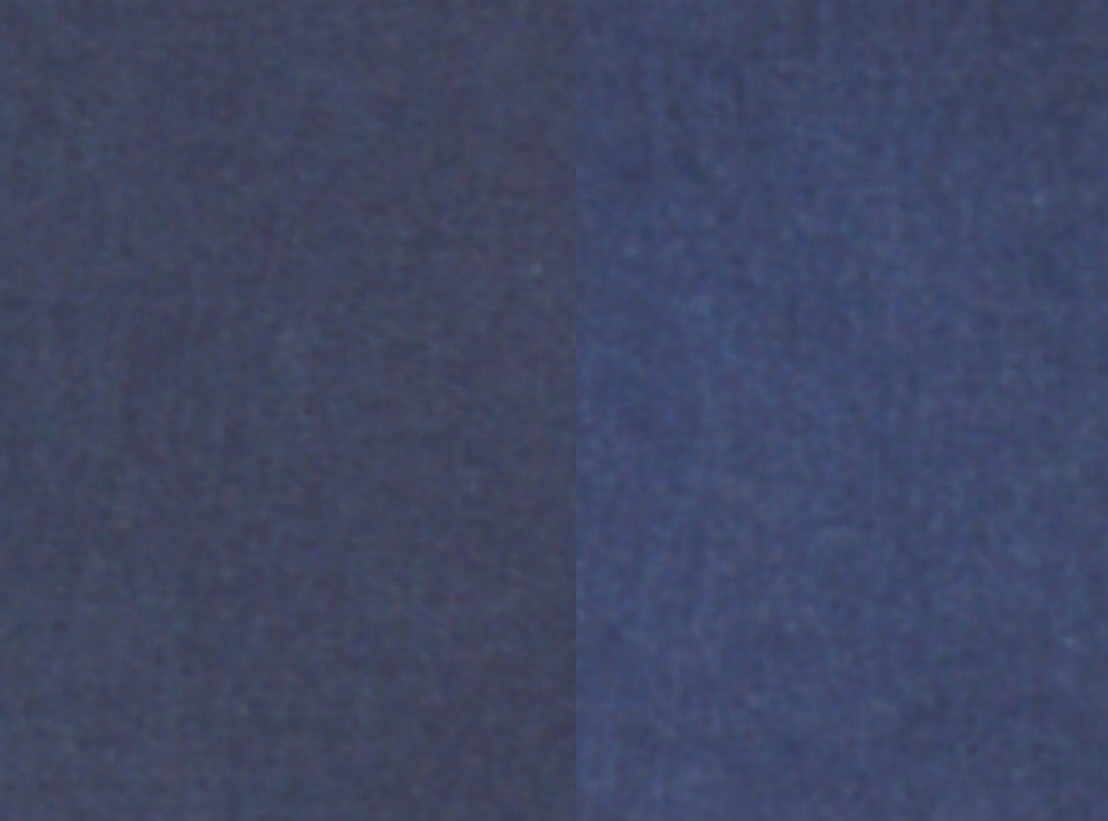
#> input picture color_tests/20240418144753_concat.bmp, 1108 x 821 px
$ python colordiff.py color_tests/20240418144753_concat.bmp
#> lines starting #> are read from the running program, lines starting #| are printed output that depends on the picture
### ciede2000.py
import math

def CIEDE2000(Lab_1, Lab_2):
    '''Calculates CIEDE2000 color distance between two CIE L*a*b* colors'''
    C_25_7 = 6103515625 # 25**7

    L1, a1, b1 = Lab_1[0], Lab_1[1], Lab_1[2]
    L2, a2, b2 = Lab_2[0], Lab_2[1], Lab_2[2]
    C1 = math.sqrt(a1*a1 + b1*b1)
    C2 = math.sqrt(a2*a2 + b2*b2)
    C_ave = (C1 + C2) / 2
    G = 0.5 * (1 - math.sqrt(C_ave**7 / (C_ave**7 + C_25_7)))

    L1_, L2_ = L1, L2
    a1_, a2_ = (1 + G) * a1, (1 + G) * a2
    b1_, b2_ = b1, b2

    C1_ = math.sqrt(a1_**2 + b1_**2)
    C2_ = math.sqrt(a2_**2 + b2_**2)

    if b1_ == 0 and a1_ == 0: h1_ = 0
    elif a1_ >= 0: h1_ = math.atan2(b1_, a1_)
    else: h1_ = math.atan2(b1_, a1_) + 2 * math.pi

    if b2_ == 0 and a2_ == 0: h2_ = 0
    elif a2_ >= 0: h2_ = math.atan2(b2_, a2_)
    else: h2_ = math.atan2(b2_, a2_) + 2 * math.pi

    dL_ = L2_ - L1_
    dC_ = C2_ - C1_
    dh_ = h2_ - h1_
    if C1_ * C2_ == 0: dh_ = 0
    elif dh_ > math.pi: dh_ -= 2 * math.pi
    elif dh_ < -math.pi: dh_ += 2 * math.pi
    dH_ = 2 * math.sqrt(C1_ * C2_) * math.sin(dh_ / 2)

    L_ave = (L1_ + L2_) / 2
    C_ave = (C1_ + C2_) / 2

    _dh = abs(h1_ - h2_)
    _sh = h1_ + h2_
    C1C2 = C1_ * C2_

    if _dh <= math.pi and C1C2 != 0: h_ave = (h1_ + h2_) / 2
    elif _dh  > math.pi and _sh < 2 * math.pi and C1C2 != 0: h_ave = (h1_ + h2_) / 2 + math.pi
    elif _dh  > math.pi and _sh >= 2 * math.pi and C1C2 != 0: h_ave = (h1_ + h2_) / 2 - math.pi
    else: h_ave = h1_ + h2_

    T = 1 - 0.17 * math.cos(h_ave - math.pi / 6) + 0.24 * math.cos(2 * h_ave) + 0.32 * math.cos(3 * h_ave + math.pi / 30) - 0.2 * math.cos(4 * h_ave - 63 * math.pi / 180)

    h_ave_deg = h_ave * 180 / math.pi
    if h_ave_deg < 0: h_ave_deg += 360
    elif h_ave_deg > 360: h_ave_deg -= 360
    dTheta = 30 * math.exp(-(((h_ave_deg - 275) / 25)**2))

    R_C = 2 * math.sqrt(C_ave**7 / (C_ave**7 + C_25_7))
    S_C = 1 + 0.045 * C_ave
    S_H = 1 + 0.015 * C_ave * T

    Lm50s = (L_ave - 50)**2
    S_L = 1 + 0.015 * Lm50s / math.sqrt(20 + Lm50s)
    R_T = -math.sin(dTheta * math.pi / 90) * R_C

    k_L, k_C, k_H = 1, 1, 1

    f_L = dL_ / k_L / S_L
    f_C = dC_ / k_C / S_C
    f_H = dH_ / k_H / S_H

    dE_00 = math.sqrt(f_L**2 + f_C**2 + f_H**2 + R_T * f_C * f_H)
    return dE_00

### colordiff.py
from ciede2000 import CIEDE2000
import cv2
import numpy as np
def getlab(image,mfsize=11):
    image = cv2.medianBlur(image,mfsize)
    w = image.shape[1]
    h = image.shape[0]
    image = np.float32(image)
    image *= 1./255
    Lab = cv2.cvtColor(image, cv2.COLOR_BGR2Lab)
    L,a,b = cv2.split(Lab)
    return cv2.mean(L)[0],cv2.mean(a)[0],cv2.mean(b)[0]
def colordet(filename,rscale=0.5,mfsize=11):  #51
#> called with filename = 'color_tests/20240418144753_concat.bmp', rscale = 0.25, mfsize = 11
    image = cv2.imdecode(np.fromfile(filename, dtype=np.uint8), cv2.IMREAD_COLOR)
#> image is the input picture: shape (821, 1108, 3); mean B, G, R 100.5, 71.6, 64.5
    image = cv2.resize(image,None,fx=rscale,fy=rscale,interpolation=cv2.INTER_NEAREST)
#> image: shape (205, 277, 3)
    #image = cv2.blur(image,(51,51))
    image = cv2.medianBlur(image,mfsize)
    w = image.shape[1]
#> w = 277
    h = image.shape[0]
#> h = 205
    w1 = int(w*0.2)
#> w1 = 55
    w2 = int(w*0.4)
#> w2 = 110

    w3 = int(w*0.6)
#> w3 = 166
    w4 = int(w*0.8)
#> w4 = 221

    h1 = int(h*0.3)
#> h1 = 61
    h2 = int(h*0.7)
#> h2 = 143
    # [5 lines of commented-out code are left out]
    image = np.float32(image)
    image *= 1./255
    Lab = cv2.cvtColor(image, cv2.COLOR_BGR2Lab)
#> Lab: shape (205, 277, 3) float32; mean of channels 0, 1, 2 30.8, 4.9, -17.7
    L,a,b = cv2.split(Lab)
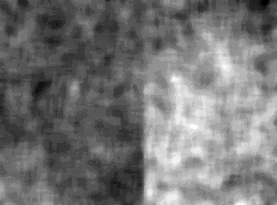
#> L: shape (205, 277) float32; min 28.02, max 34.01, mean 30.8; drawn with min black and max white
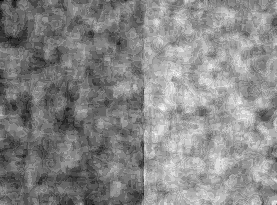
#> a: shape (205, 277) float32; min 2.14, max 7.44, mean 4.95; drawn with min black and max white
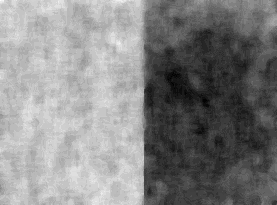
#> b: shape (205, 277) float32; min -23.77, max -12.16, mean -17.72; drawn with min black and max white

    # [10 lines of commented-out code are left out]

    L1 = L[h1:h2,w1:w2]
    a1 = a[h1:h2,w1:w2]
    b1 = b[h1:h2,w1:w2]
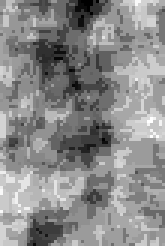
#> b1: shape (82, 55) float32 (shown 3 times larger); min -16.64, max -13.55, mean -14.95; drawn with min black and max white

    L2 = L[h1:h2,w3:w4]
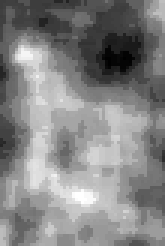
#> L2: shape (82, 55) float32 (shown 3 times larger); min 30.68, max 34.01, mean 32.4; drawn with min black and max white
    a2 = a[h1:h2,w3:w4]
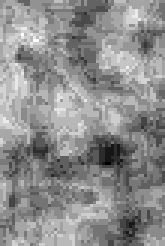
#> a2: shape (82, 55) float32 (shown 3 times larger); min 3.83, max 7.34, mean 5.78; drawn with min black and max white
    b2 = b[h1:h2,w3:w4]
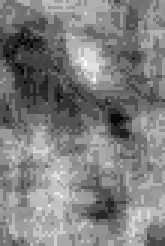
#> b2: shape (82, 55) float32 (shown 3 times larger); min -23.77, max -19.78, mean -21.79; drawn with min black and max white

    if False:
        hl1 = cv2.calcHist([L1], [0], None, [256], [0, 256])
        hl2 = cv2.calcHist([L2], [0], None, [256], [0, 256])
        # [4 lines of commented-out code are left out]
        hl1 = np.divide(hl1,np.max(hl1))
        hl2 = np.divide(hl2,np.max(hl2))
        print(np.sum(np.abs(hl1-hl2)),end=" ")
    cdiff = CIEDE2000((cv2.mean(L1)[0],cv2.mean(a1)[0],cv2.mean(b1)[0]),(cv2.mean(L2)[0],cv2.mean(a2)[0],cv2.mean(b2)[0]))
#> cdiff = 4.35
    #print(cdiff,end=" ")
    if False:
        c1 = cv2.mean(L1)[0]
        c2 = cv2.mean(L2)[0]
        print(np.abs(c1-c2))
    return cdiff
if __name__ == '__main__':
    import sys
    dgree = [14.44297,11.0153785,8.7874580 ,5.5373490 ,3.85586591 ,2.5609145 ,2.04274592 ,0.8240221,0.25000]
    cvalue = colordet(sys.argv[1],rscale=0.25,mfsize=11)
#> cvalue = 4.35
    grade=1
    if cvalue>(dgree[0]+dgree[1])*0.5:
        grade=1
    elif cvalue>(dgree[1]+dgree[2])*0.5:
        grade = 1.5
    elif cvalue>(dgree[2]+dgree[3])*0.5:
        grade = 2
    elif cvalue>(dgree[3]+dgree[4])*0.5:
        grade = 2.5
    elif cvalue>(dgree[4]+dgree[5])*0.5:
        grade = 3
    elif cvalue>(dgree[5]+dgree[6])*0.5:
        grade = 3.5
    elif cvalue>(dgree[6]+dgree[7])*0.5:
        grade = 4
    elif cvalue>(dgree[7]+dgree[8])*0.5:
        grade = 4.5
    else:
        grade = 5
    print('{:.3f} {}'.format(cvalue,grade))
#| 4.345 3
    #print(cdiff)
    if False:
        colordet("./c501b275b2c1a92c264e0dcba8572e09.jpeg",rscale=0.25,mfsize=11)
        print("1  ",end=" ")
        colordet("G:\\pr\\bodyCap\\bin\\x64\\fashion\\color-standard\\1.jpeg")
        print("1-2",end=" ")
        colordet("G:\\pr\\bodyCap\\bin\\x64\\fashion\\color-standard\\1-2.jpeg")
        print("2  ",end=" ")
        colordet("G:\\pr\\bodyCap\\bin\\x64\\fashion\\color-standard\\2.jpeg")
        print("2-3",end=" ")
        colordet("G:\\pr\\bodyCap\\bin\\x64\\fashion\\color-standard\\2-3.jpeg")
        print("3  ",end=" ")
        colordet("G:\\pr\\bodyCap\\bin\\x64\\fashion\\color-standard\\3.jpeg")
        print("3-4",end=" ")
        colordet("G:\\pr\\bodyCap\\bin\\x64\\fashion\\color-standard\\3-4.jpeg")
        print("4  ",end=" ")
        colordet("G:\\pr\\bodyCap\\bin\\x64\\fashion\\color-standard\\4.jpeg")
        print("4-5",end=" ")
        colordet("G:\\pr\\bodyCap\\bin\\x64\\fashion\\color-standard\\4-5.jpeg")
        print("5  ",end=" ")
        colordet("G:\\pr\\bodyCap\\bin\\x64\\fashion\\color-standard\\5.jpeg")

$ run again, on color_tests/20240418144920_concat.bmp
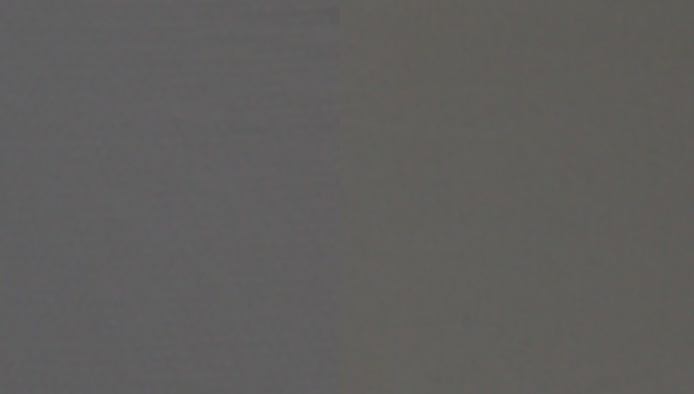
#> input picture color_tests/20240418144920_concat.bmp, 1388 x 788 px (shown at 1/2 size)
#> in colordet, image is the input picture: shape (788, 1388, 3); mean B, G, R 92.9, 94.4, 95.8
#> Lab: shape (197, 347, 3) float32; mean of channels 0, 1, 2 40, 0.3, 1
#> in colordet, `a2 = a[h1:h2,w3:w4]`:
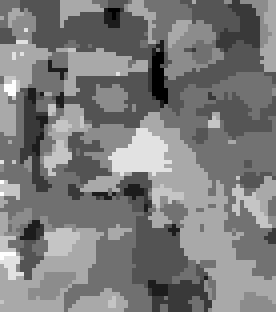
#> a2: shape (78, 69) float32 (shown 4 times larger); min -1, max 0.812, mean -0.117; drawn with min black and max white
#> in colordet, `b2 = b[h1:h2,w3:w4]`:
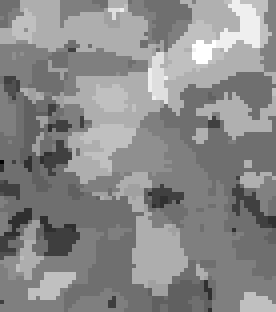
#> b2: shape (78, 69) float32 (shown 4 times larger); min 0.859, max 3.14, mean 2.09; drawn with min black and max white
#> cdiff = 2.55
#| 2.553 3.5

$ run again, on color_tests/20240418145000_concat.bmp
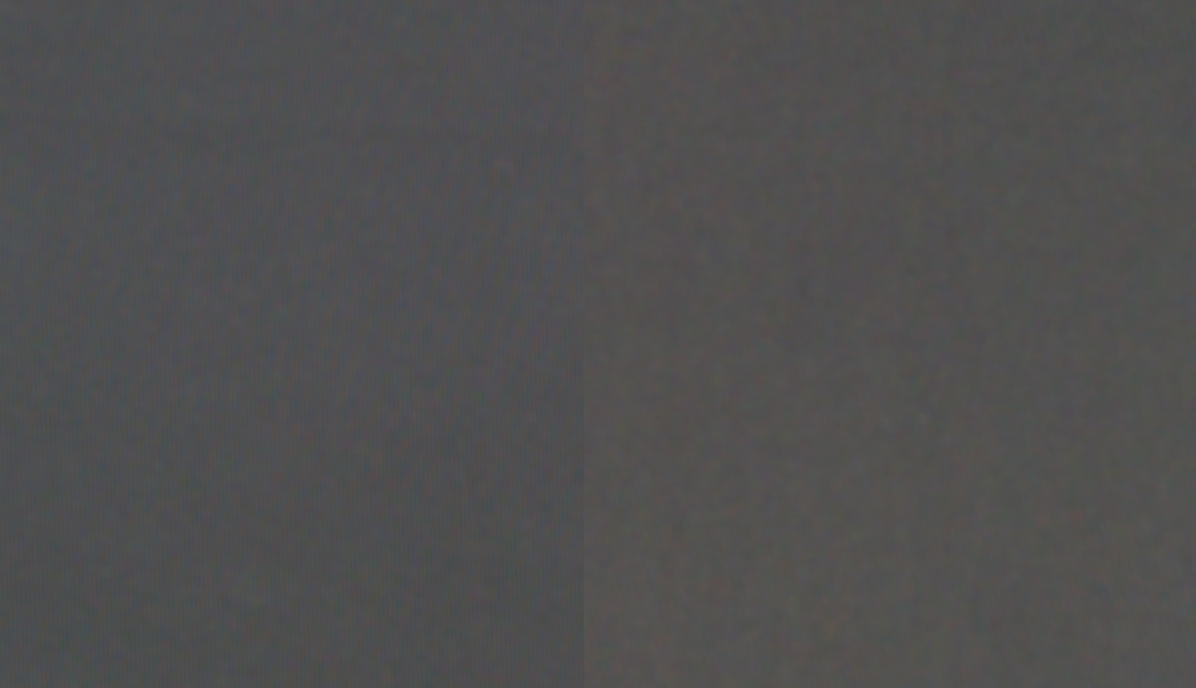
#> input picture color_tests/20240418145000_concat.bmp, 1196 x 688 px
#> in colordet, image is the input picture: shape (688, 1196, 3); mean B, G, R 80.3, 80, 80.6
#> Lab: shape (172, 299, 3) float32; mean of channels 0, 1, 2 34, 0.3, -0.1
#> in colordet, `L,a,b = cv2.split(Lab)`:
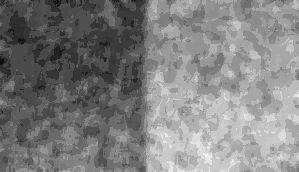
#> b: shape (172, 299) float32; min -2.91, max 2.62, mean -0.119; drawn with min black and max white
#> in colordet, `b2 = b[h1:h2,w3:w4]`:
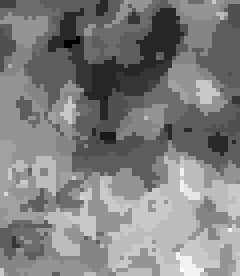
#> b2: shape (69, 60) float32 (shown 4 times larger); min -0.719, max 2.05, mean 0.669; drawn with min black and max white
#> cdiff = 1.86
#| 1.857 4

$ run again, on color_tests/20240513123611_concat.bmp
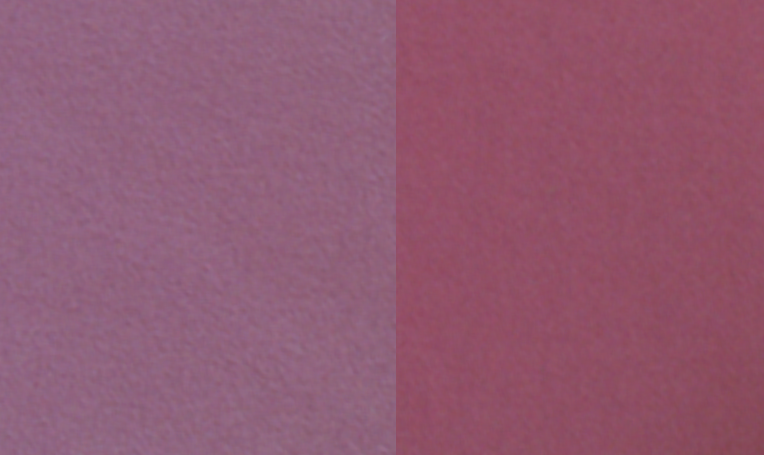
#> input picture color_tests/20240513123611_concat.bmp, 1528 x 910 px (shown at 1/2 size)
#> in colordet, image is the input picture: shape (910, 1528, 3); mean B, G, R 113.5, 89.5, 144.8
#> Lab: shape (228, 382, 3) float32; mean of channels 0, 1, 2 44.8, 26.5, -3.8
#> in colordet, `b2 = b[h1:h2,w3:w4]`:
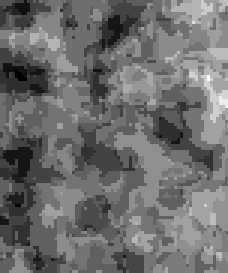
#> b2: shape (91, 76) float32 (shown 3 times larger); min -1.48, max 1.62, mean -0.145; drawn with min black and max white
#> cdiff = 7.49
#| 7.487 2
